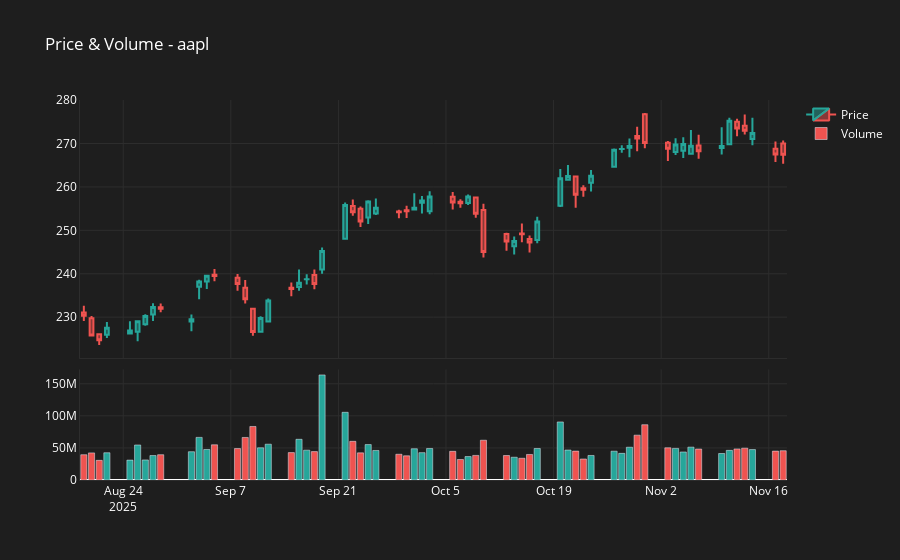

The code cell stored with this chart in its notebook:
### Code cell
chart = FinancialChart(data)
chart.set_theme('dark')
figure_dynamic = chart.create_simple_price_chart()
save_chart(figure=figure_dynamic, path=os.path.join(project_root, r'output\charts'), chart_name='simple_chart_darktheme', format='jpg')

figure_dynamic.show()
